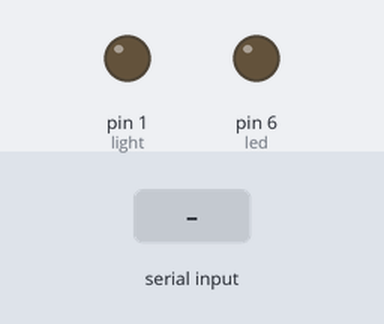
Simulated run of this sketch. Board: Arduino Mega 2560, built with avr-gcc and run on an emulated ATmega2560. On the bench: output pins drawn as LEDs (lit = HIGH). The test bench sets the inputs (shaded band).

Above: at 1.2 s.
1.3 s: "1" received over the second serial link
At 1.9 s:
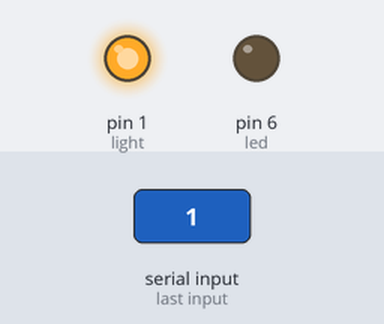
2.8 s: "8" received over the second serial link
At 3.1 s:
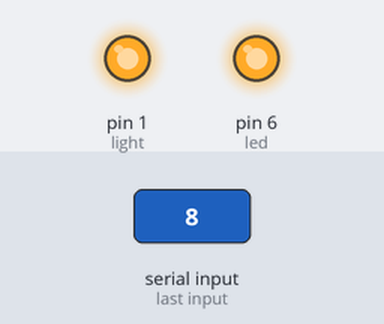
4.3 s: "1" received over the second serial link
At 5.4 s:
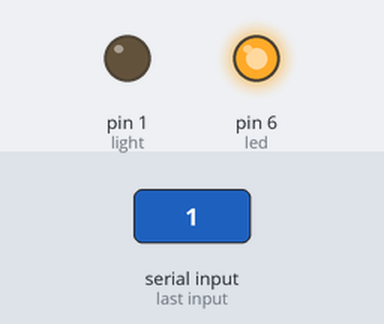
5.8 s: "9" received over the second serial link
At 6.6 s:
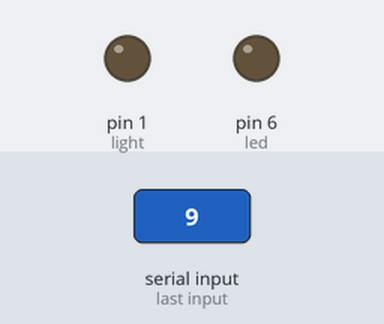
Timing chart, 0 to 8.3 s (numbered marks = the images above; inputs shaded):
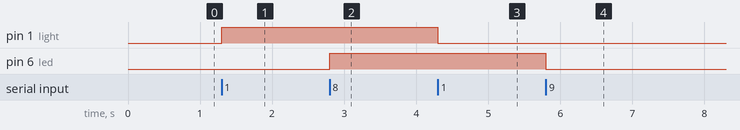

The sketch:

bluetooth.ino
```cpp
 int light = 1;
 int led = 6;
 int Recevied = 0;
 int light_state = 0;
void setup() {
 Serial1.begin(9600);
 pinMode(light, OUTPUT);
 pinMode(led, OUTPUT);

}

void loop() {
  if (Serial1.available()>0)
  {
  Recevied = Serial1.read();
  }
  // LIGHT////
  if (light_state == 0 && Recevied == '1')
  {
        digitalWrite(light,HIGH);
        Recevied = 0;
        light_state = 1;
}
if (light_state == 1 && Recevied == '1')
{
  digitalWrite(light,LOW);
  Recevied = 0;
  light_state = 0;
}
if (Recevied == '8')
{
  digitalWrite(led,HIGH);
  }
  if (Recevied == '9')
  {
    digitalWrite(led,LOW);
}
}
```

Measured:
- after the input at 1.3 s, pin 1 (light): LOW → HIGH at once
- after the input at 2.8 s, pin 6 (led): LOW → HIGH at once
- after the input at 4.3 s, pin 1 (light): HIGH → LOW at once
- after the input at 5.8 s, pin 6 (led): HIGH → LOW at once
